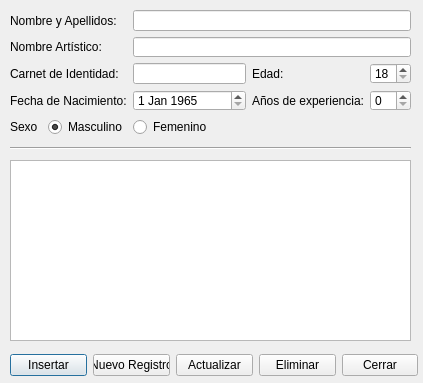
<?xml version="1.0" encoding="UTF-8"?>
<ui version="4.0">
 <class>entrenador</class>
 <widget class="QDialog" name="entrenador">
  <property name="geometry">
   <rect>
    <x>0</x>
    <y>0</y>
    <width>423</width>
    <height>383</height>
   </rect>
  </property>
  <property name="minimumSize">
   <size>
    <width>423</width>
    <height>383</height>
   </size>
  </property>
  <property name="maximumSize">
   <size>
    <width>423</width>
    <height>383</height>
   </size>
  </property>
  <property name="windowTitle">
   <string>Entrenador</string>
  </property>
  <widget class="QWidget" name="layoutWidget">
   <property name="geometry">
    <rect>
     <x>10</x>
     <y>10</y>
     <width>401</width>
     <height>126</height>
    </rect>
   </property>
   <layout class="QGridLayout" name="gridLayout">
    <item row="4" column="0" colspan="2">
     <widget class="QLabel" name="label_14">
      <property name="text">
       <string>Fecha de Nacimiento:</string>
      </property>
     </widget>
    </item>
    <item row="2" column="2">
     <widget class="QLineEdit" name="valor_ci">
      <property name="text">
       <string/>
      </property>
     </widget>
    </item>
    <item row="0" column="2" colspan="3">
     <widget class="QLineEdit" name="valor_nombre_apellidos"/>
    </item>
    <item row="2" column="0" colspan="2">
     <widget class="QLabel" name="label_10">
      <property name="text">
       <string>Carnet de Identidad:</string>
      </property>
     </widget>
    </item>
    <item row="4" column="2">
     <widget class="QDateEdit" name="date_nacimiento">
      <property name="dateTime">
       <datetime>
        <hour>0</hour>
        <minute>0</minute>
        <second>0</second>
        <year>1965</year>
        <month>1</month>
        <day>1</day>
       </datetime>
      </property>
      <property name="minimumDateTime">
       <datetime>
        <hour>0</hour>
        <minute>0</minute>
        <second>0</second>
        <year>1955</year>
        <month>1</month>
        <day>1</day>
       </datetime>
      </property>
      <property name="maximumDate">
       <date>
        <year>2022</year>
        <month>1</month>
        <day>1</day>
       </date>
      </property>
     </widget>
    </item>
    <item row="5" column="2">
     <widget class="QRadioButton" name="check_femenino">
      <property name="text">
       <string>Femenino</string>
      </property>
     </widget>
    </item>
    <item row="1" column="0" colspan="2">
     <widget class="QLabel" name="label_16">
      <property name="text">
       <string>Nombre Artístico:</string>
      </property>
     </widget>
    </item>
    <item row="2" column="3">
     <widget class="QLabel" name="label_13">
      <property name="layoutDirection">
       <enum>Qt::LeftToRight</enum>
      </property>
      <property name="text">
       <string>Edad:</string>
      </property>
     </widget>
    </item>
    <item row="1" column="2" colspan="3">
     <widget class="QLineEdit" name="valor_nombre_artistico"/>
    </item>
    <item row="0" column="0" colspan="2">
     <widget class="QLabel" name="label_11">
      <property name="text">
       <string>Nombre y Apellidos:</string>
      </property>
     </widget>
    </item>
    <item row="5" column="0">
     <widget class="QLabel" name="label_12">
      <property name="text">
       <string>Sexo</string>
      </property>
     </widget>
    </item>
    <item row="5" column="1">
     <widget class="QRadioButton" name="check_masculino">
      <property name="text">
       <string>Masculino</string>
      </property>
      <property name="checked">
       <bool>true</bool>
      </property>
     </widget>
    </item>
    <item row="4" column="4">
     <widget class="QSpinBox" name="valor_experiencia">
      <property name="maximum">
       <number>40</number>
      </property>
     </widget>
    </item>
    <item row="4" column="3">
     <widget class="QLabel" name="label_15">
      <property name="text">
       <string>Años de experiencia:</string>
      </property>
     </widget>
    </item>
    <item row="2" column="4">
     <widget class="QSpinBox" name="valor_edad">
      <property name="minimum">
       <number>18</number>
      </property>
      <property name="maximum">
       <number>65</number>
      </property>
     </widget>
    </item>
   </layout>
  </widget>
  <widget class="Line" name="line">
   <property name="geometry">
    <rect>
     <x>10</x>
     <y>140</y>
     <width>401</width>
     <height>16</height>
    </rect>
   </property>
   <property name="orientation">
    <enum>Qt::Horizontal</enum>
   </property>
  </widget>
  <widget class="QTableWidget" name="tabla_entrenadores">
   <property name="geometry">
    <rect>
     <x>10</x>
     <y>160</y>
     <width>401</width>
     <height>181</height>
    </rect>
   </property>
  </widget>
  <widget class="QWidget" name="layoutWidget_2">
   <property name="geometry">
    <rect>
     <x>10</x>
     <y>350</y>
     <width>408</width>
     <height>31</height>
    </rect>
   </property>
   <layout class="QHBoxLayout" name="horizontalLayout">
    <item>
     <widget class="QPushButton" name="btn_incertar">
      <property name="text">
       <string>Insertar</string>
      </property>
     </widget>
    </item>
    <item>
     <widget class="QPushButton" name="btn_nuevo_reg">
      <property name="text">
       <string>Nuevo Registro</string>
      </property>
     </widget>
    </item>
    <item>
     <widget class="QPushButton" name="btn_actualizar">
      <property name="text">
       <string>Actualizar</string>
      </property>
     </widget>
    </item>
    <item>
     <widget class="QPushButton" name="btn_eliminar">
      <property name="text">
       <string>Eliminar</string>
      </property>
     </widget>
    </item>
    <item>
     <widget class="QPushButton" name="btn_cerrar">
      <property name="text">
       <string>Cerrar</string>
      </property>
     </widget>
    </item>
   </layout>
  </widget>
 </widget>
 <resources/>
 <connections/>
</ui>
